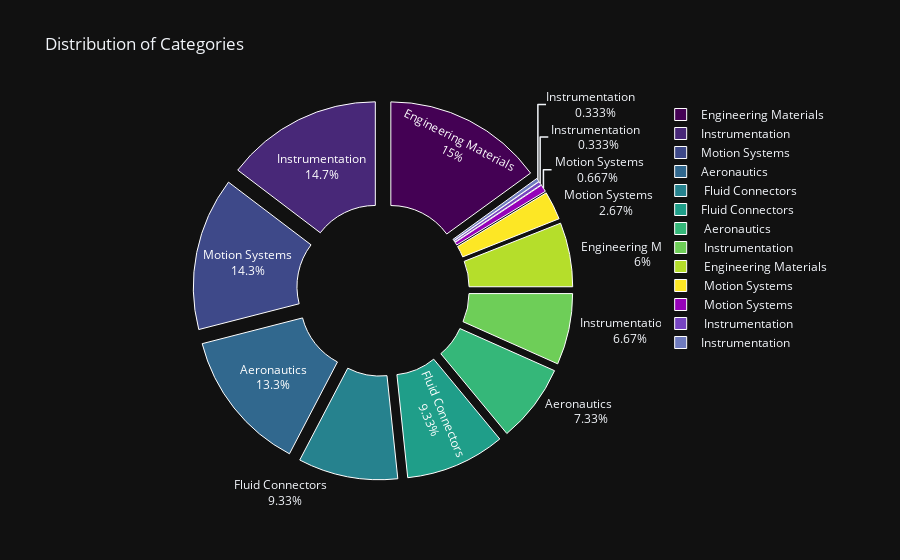

Source (notebook cell):
### Markdown cell above
###  5) Retreive count of orderType of customers from orders

### Code cell
cursor = connection.cursor()
cursor.execute("""
    SELECT orderType, COUNT(*) AS orderTypeCount
    FROM orders
    GROUP BY orderType;
""")
data = cursor.fetchall()

df = pd.DataFrame(data, columns=['orderType', 'orderTypeCount'])

fig = px.pie(df, values='orderTypeCount', names='orderType',
             title='Distribution of Categories', hole=0.4,
             color_discrete_sequence=px.colors.sequential.Viridis)

fig.update_traces(textinfo='percent+label', pull=[0.1] * len(df),
                  marker=dict(line=dict(color='white', width=1)))
fig.update_layout(template='plotly_dark')
fig.show()

### Figure 1 — Plotly figure (JSON) as saved in the notebook; plotly's stock layout.template omitted (floating-point values rounded to 4 significant figures)
{"data": [{"domain": {"x": [0, 1], "y": [0, 1]}, "hole": 0.4, "hovertemplate": "orderType=%{label}<br>orderTypeCount=%{value}<extra></extra>", "labels": [" Instrumentation   ", " Fluid Connectors    ", " Motion Systems      ", " Aeronautics         ", " Engineering Materials ", " Instrumentation     ", " Motion Systems", "Motion Systems", "Aeronautics", "Engineering Materials", "Instrumentation", "Fluid Connectors", "Instrumentation   "], "legendgroup": "", "marker": {"line": {"color": "white", "width": 1}}, "name": "", "pull": [0.1, 0.1, 0.1, 0.1, 0.1, 0.1, 0.1, 0.1, 0.1, 0.1, 0.1, 0.1, 0.1], "showlegend": true, "textinfo": "percent+label", "type": "pie", "values": [1, 28, 8, 22, 18, 20, 2, 43, 40, 45, 44, 28, 1]}], "layout": {"legend": {"tracegroupgap": 0}, "piecolorway": ["#440154", "#482878", "#3e4989", "#31688e", "#26828e", "#1f9e89", "#35b779", "#6ece58", "#b5de2b", "#fde725"], "title": {"text": "Distribution of Categories"}}}
